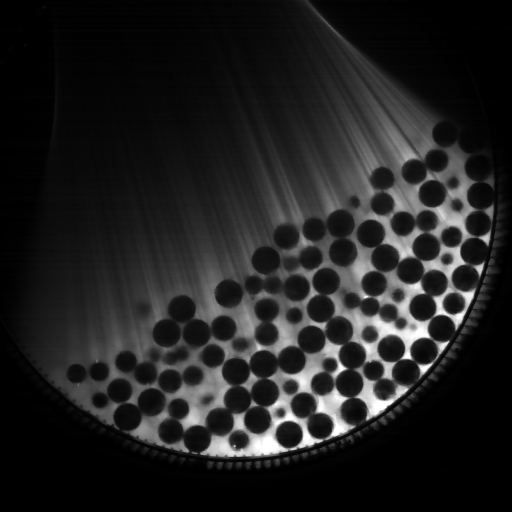
#> input picture notebooks/01_exploration/RIMS_analysis/Os4-S3 Camera000000.tif, 1024 x 1024 px (shown at 1/2 size)
$ jupyter execute --allow-errors time_averaged_analysis.ipynb
#> lines starting #> are read from the running program, lines starting #| are printed output that depends on the picture
[cell 1]
import numpy as np
import matplotlib.pyplot as plt
import cv2
from scipy.optimize import least_squares
from scipy.ndimage import gaussian_filter

[cell 2]
plt.figure(figsize=(8,8))
example_image = cv2.imread('Os4-S3 Camera000000.tif',0).astype(np.float64)
#> example_image: shape (1024, 1024) float64; min 0, max 255, mean 32.4
mod_image = np.log(example_image+1)
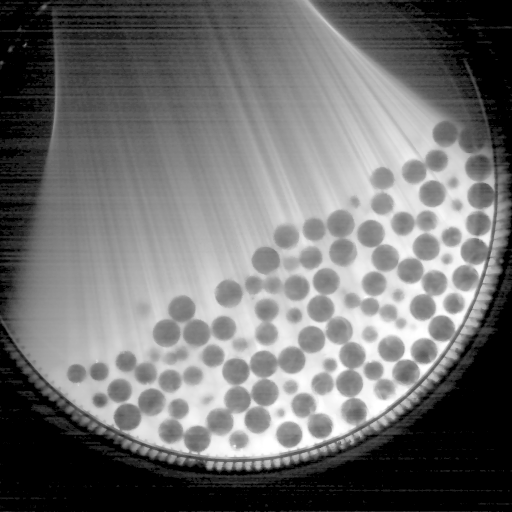
#> mod_image: shape (1024, 1024) float64 (shown at 1/2 size); min 0, max 5.55, mean 2.45; drawn with min black and max white
plt.imshow(mod_image)
points = np.zeros((6,2))

# [13 lines of commented-out code are left out]

points[0,:] = [200,840]
points[1,:] = [400,910]
points[2,:] = [600,895]
points[3,:] = [800,795]

points[4,:] = [875,720]
points[5,:] = [950,595]
plt.plot(points[:,0],points[:,1],'.',color = 'r')
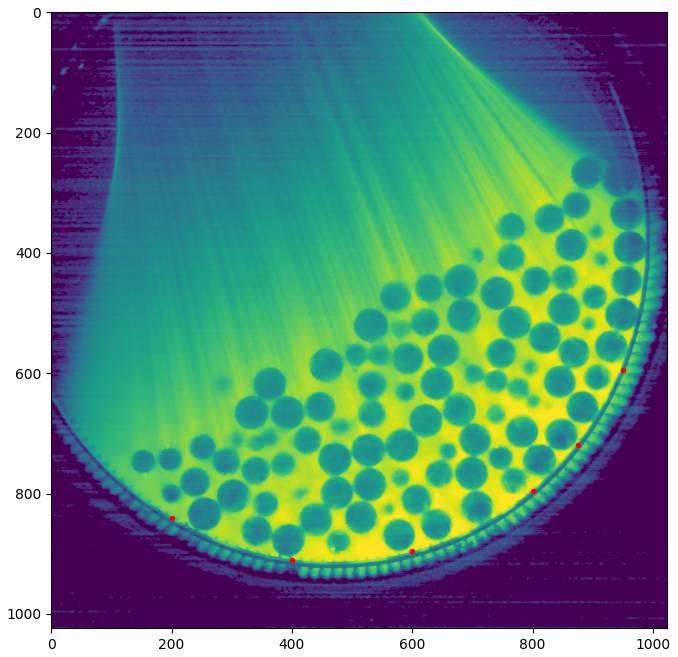
#> figure drawn by matplotlib, 1 panel

[cell 3]
#least squares to find a fitting circle:
def circle_error(circle_parameters):
    xc = circle_parameters[0]
    zc = circle_parameters[1]
    r = circle_parameters[2]
    return np.sum( ( (xc-points[:,0])**2 + (zc-points[:,1])**2  -r**2  )**2  )

[cell 4]
xc = 500
zc = 500
r = 700
circle_parameters0 = [xc,zc,r]
circle_error(circle_parameters0)

#least squares
circle_parameters = least_squares(circle_error, circle_parameters0)
circle_parameters.x

[cell 5]
plt.figure(figsize=(8,8))

plt.imshow(mod_image)
#plt.ginput(n=5)
#plotting bounding circle
pi = 3.14159
xc = circle_parameters.x[0]
zc = circle_parameters.x[1]
r = circle_parameters.x[2]
dtheta = 0.1
theta = np.arange(0,2*pi+dtheta,dtheta)
x_bound = np.sin(theta)*r + xc
z_bound = np.cos(theta)*r + zc
plt.plot(x_bound,z_bound,'r')
print(xc)
print(zc)
print(r)
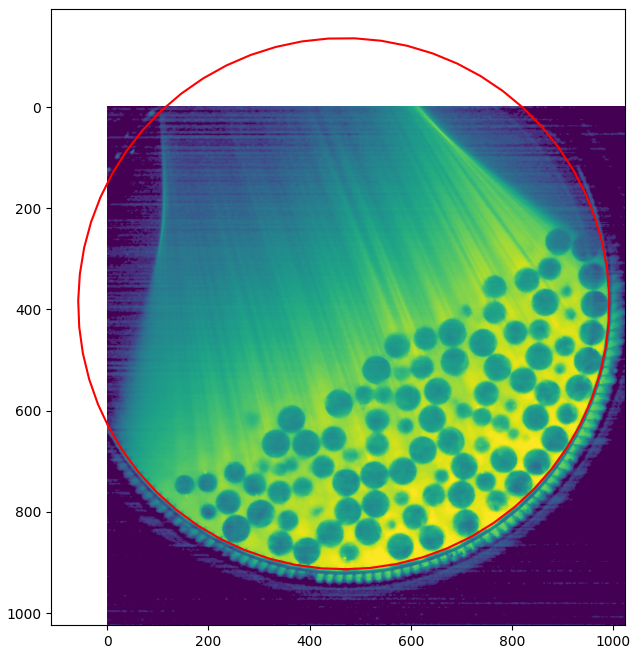
#> figure drawn by matplotlib, 1 panel
